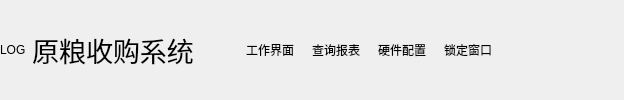
      <widget class="QWidget" name="widgetTitle" native="true">
       <property name="sizePolicy">
        <sizepolicy hsizetype="Preferred" vsizetype="Fixed">
         <horstretch>0</horstretch>
         <verstretch>0</verstretch>
        </sizepolicy>
       </property>
       <property name="minimumSize">
        <size>
         <width>0</width>
         <height>60</height>
        </size>
       </property>
       <layout class="QHBoxLayout" name="horizontalLayout">
        <property name="leftMargin">
         <number>0</number>
        </property>
        <property name="topMargin">
         <number>0</number>
        </property>
        <property name="rightMargin">
         <number>0</number>
        </property>
        <property name="bottomMargin">
         <number>0</number>
        </property>
        <item>
         <widget class="QLabel" name="labLog">
          <property name="text">
           <string>LOG</string>
          </property>
         </widget>
        </item>
        <item>
         <widget class="QLabel" name="labTitle">
          <property name="font">
           <font>
            <pointsize>20</pointsize>
            <weight>50</weight>
            <bold>false</bold>
           </font>
          </property>
          <property name="autoFillBackground">
           <bool>false</bool>
          </property>
          <property name="text">
           <string>原粮收购系统</string>
          </property>
          <property name="alignment">
           <set>Qt::AlignCenter</set>
          </property>
          <property name="wordWrap">
           <bool>false</bool>
          </property>
          <property name="margin">
           <number>20</number>
          </property>
         </widget>
        </item>
        <item>
         <spacer name="horizontalSpacer">
          <property name="orientation">
           <enum>Qt::Horizontal</enum>
          </property>
          <property name="sizeHint" stdset="0">
           <size>
            <width>40</width>
            <height>20</height>
           </size>
          </property>
         </spacer>
        </item>
        <item>
         <widget class="QWidget" name="widgetTop" native="true">
          <layout class="QGridLayout" name="gridLayout_10">
           <property name="leftMargin">
            <number>0</number>
           </property>
           <property name="topMargin">
            <number>0</number>
           </property>
           <property name="rightMargin">
            <number>0</number>
           </property>
           <property name="bottomMargin">
            <number>0</number>
           </property>
           <item row="0" column="0">
            <widget class="QToolButton" name="btnWork">
             <property name="sizePolicy">
              <sizepolicy hsizetype="Fixed" vsizetype="Fixed">
               <horstretch>0</horstretch>
               <verstretch>0</verstretch>
              </sizepolicy>
             </property>
             <property name="minimumSize">
              <size>
               <width>60</width>
               <height>60</height>
              </size>
             </property>
             <property name="maximumSize">
              <size>
               <width>60</width>
               <height>60</height>
              </size>
             </property>
             <property name="text">
              <string>工作界面</string>
             </property>
             <property name="icon">
              <iconset resource="../../main.qrc">
               <normaloff>:/image/工作台.png</normaloff>:/image/工作台.png</iconset>
             </property>
             <property name="iconSize">
              <size>
               <width>32</width>
               <height>32</height>
              </size>
             </property>
             <property name="toolButtonStyle">
              <enum>Qt::ToolButtonTextUnderIcon</enum>
             </property>
             <property name="autoRaise">
              <bool>true</bool>
             </property>
            </widget>
           </item>
           <item row="0" column="1">
            <widget class="QToolButton" name="btnQuery">
             <property name="sizePolicy">
              <sizepolicy hsizetype="Fixed" vsizetype="Fixed">
               <horstretch>0</horstretch>
               <verstretch>0</verstretch>
              </sizepolicy>
             </property>
             <property name="minimumSize">
              <size>
               <width>57</width>
               <height>57</height>
              </size>
             </property>
             <property name="maximumSize">
              <size>
               <width>60</width>
               <height>60</height>
              </size>
             </property>
             <property name="text">
              <string>查询报表</string>
             </property>
             <property name="icon">
              <iconset resource="../../main.qrc">
               <normaloff>:/image/查询订单.png</normaloff>:/image/查询订单.png</iconset>
             </property>
             <property name="iconSize">
              <size>
               <width>32</width>
               <height>32</height>
              </size>
             </property>
             <property name="toolButtonStyle">
              <enum>Qt::ToolButtonTextUnderIcon</enum>
             </property>
             <property name="autoRaise">
              <bool>true</bool>
             </property>
            </widget>
           </item>
           <item row="0" column="2">
            <widget class="QToolButton" name="btnSetting">
             <property name="sizePolicy">
              <sizepolicy hsizetype="Fixed" vsizetype="Fixed">
               <horstretch>0</horstretch>
               <verstretch>0</verstretch>
              </sizepolicy>
             </property>
             <property name="minimumSize">
              <size>
               <width>57</width>
               <height>57</height>
              </size>
             </property>
             <property name="maximumSize">
              <size>
               <width>60</width>
               <height>60</height>
              </size>
             </property>
             <property name="text">
              <string>硬件配置</string>
             </property>
             <property name="icon">
              <iconset resource="../../main.qrc">
               <normaloff>:/image/设置.png</normaloff>:/image/设置.png</iconset>
             </property>
             <property name="iconSize">
              <size>
               <width>32</width>
               <height>32</height>
              </size>
             </property>
             <property name="toolButtonStyle">
              <enum>Qt::ToolButtonTextUnderIcon</enum>
             </property>
             <property name="autoRaise">
              <bool>true</bool>
             </property>
            </widget>
           </item>
           <item row="0" column="3">
            <widget class="QToolButton" name="btnLock">
             <property name="sizePolicy">
              <sizepolicy hsizetype="Fixed" vsizetype="Fixed">
               <horstretch>0</horstretch>
               <verstretch>0</verstretch>
              </sizepolicy>
             </property>
             <property name="minimumSize">
              <size>
               <width>57</width>
               <height>57</height>
              </size>
             </property>
             <property name="maximumSize">
              <size>
               <width>60</width>
               <height>60</height>
              </size>
             </property>
             <property name="text">
              <string>锁定窗口</string>
             </property>
             <property name="icon">
              <iconset resource="../../main.qrc">
               <normaloff>:/image/锁定.png</normaloff>:/image/锁定.png</iconset>
             </property>
             <property name="iconSize">
              <size>
               <width>32</width>
               <height>32</height>
              </size>
             </property>
             <property name="toolButtonStyle">
              <enum>Qt::ToolButtonTextUnderIcon</enum>
             </property>
             <property name="autoRaise">
              <bool>true</bool>
             </property>
            </widget>
           </item>
          </layout>
         </widget>
        </item>
        <item>
         <widget class="QWidget" name="widgetMenu" native="true">
          <layout class="QGridLayout" name="gridLayout">
           <property name="leftMargin">
            <number>0</number>
           </property>
           <property name="topMargin">
            <number>0</number>
           </property>
           <property name="rightMargin">
            <number>0</number>
           </property>
           <property name="bottomMargin">
            <number>0</number>
           </property>
           <property name="spacing">
            <number>0</number>
           </property>
           <item row="0" column="2">
            <widget class="QToolButton" name="btnClose">
             <property name="sizePolicy">
              <sizepolicy hsizetype="Fixed" vsizetype="Expanding">
               <horstretch>0</horstretch>
               <verstretch>0</verstretch>
              </sizepolicy>
             </property>
             <property name="text">
              <string/>
             </property>
             <property name="icon">
              <iconset resource="../../main.qrc">
               <normaloff>:/image/titleclose.png</normaloff>:/image/titleclose.png</iconset>
             </property>
             <property name="iconSize">
              <size>
               <width>32</width>
               <height>32</height>
              </size>
             </property>
             <property name="autoRaise">
              <bool>true</bool>
             </property>
            </widget>
           </item>
           <item row="0" column="1">
            <widget class="QToolButton" name="btnMin">
             <property name="sizePolicy">
              <sizepolicy hsizetype="Fixed" vsizetype="Expanding">
               <horstretch>0</horstretch>
               <verstretch>0</verstretch>
              </sizepolicy>
             </property>
             <property name="text">
              <string/>
             </property>
             <property name="icon">
              <iconset resource="../../main.qrc">
               <normaloff>:/image/titlemax.png</normaloff>:/image/titlemax.png</iconset>
             </property>
             <property name="iconSize">
              <size>
               <width>32</width>
               <height>32</height>
              </size>
             </property>
             <property name="autoRaise">
              <bool>true</bool>
             </property>
            </widget>
           </item>
           <item row="0" column="0">
            <widget class="QToolButton" name="btnHide">
             <property name="sizePolicy">
              <sizepolicy hsizetype="Fixed" vsizetype="Expanding">
               <horstretch>0</horstretch>
               <verstretch>0</verstretch>
              </sizepolicy>
             </property>
             <property name="text">
              <string/>
             </property>
             <property name="icon">
              <iconset resource="../../main.qrc">
               <normaloff>:/image/titlemini.png</normaloff>:/image/titlemini.png</iconset>
             </property>
             <property name="iconSize">
              <size>
               <width>32</width>
               <height>32</height>
              </size>
             </property>
             <property name="autoRaise">
              <bool>true</bool>
             </property>
            </widget>
           </item>
           <item row="1" column="1">
            <spacer name="verticalSpacer">
             <property name="orientation">
              <enum>Qt::Vertical</enum>
             </property>
             <property name="sizeHint" stdset="0">
              <size>
               <width>20</width>
               <height>40</height>
              </size>
             </property>
            </spacer>
           </item>
          </layout>
         </widget>
        </item>
       </layout>
      </widget>
